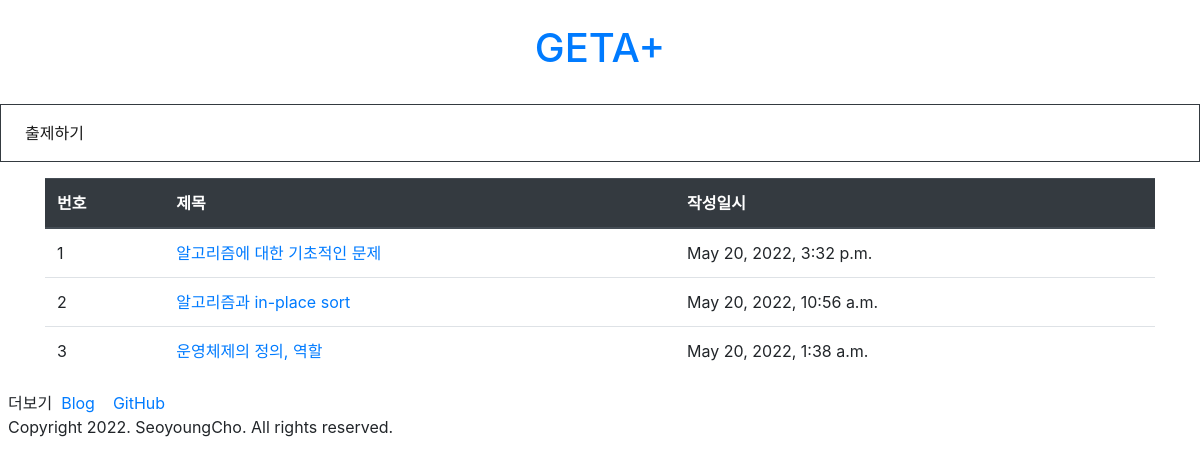
/questions/, run on an earlier commit of the app's database.
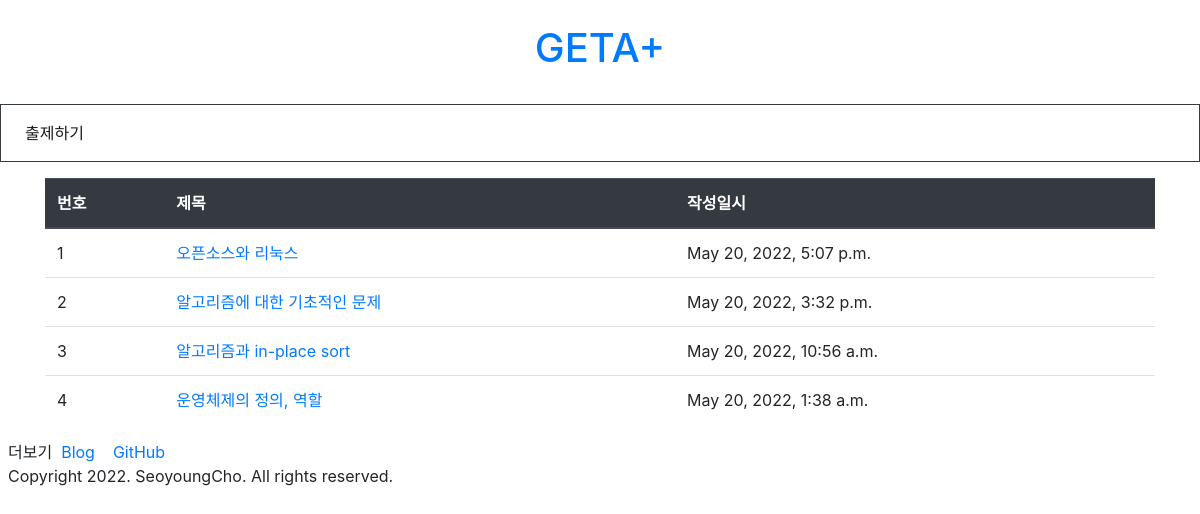
And on a later commit of the database.
### questions/models.py (models this page shows)
class Question(models.Model):
    title = models.CharField(max_length = 200)
    subject = models.CharField(max_length = 50)
    create_date = models.DateTimeField()
    content = models.TextField()
    ans1 = models.TextField()
    ans2 = models.TextField()
    ans3 = models.TextField()
    ans4 = models.TextField()
    ans = models.TextField()

### questions/views.py (the view)
# urls.py: path('', views.list, name='list'),
def list(request):
    question_list = Question.objects.order_by('-create_date')
    context = {'question_list' : question_list}
    return render(request,'questions/questions.html',context)

### templates/questions/questions.html (shortened to what this page needs)
<!DOCTYPE html>
<html>
<head>
	{% load static %}
	<link rel="stylesheet" type="text/css" href="{% static 'bootstrap.min.css' %}">
</head>
	<div>
		<div class="py-4 text-center">
  			<header>
  				<h1><a class="text-decoration-none" href="./">GETA+</a></h1>
  			</header>
   		</div>
   		<div class="border border-dark">
			<nav class="navbar navbar-expand-lg navbar-light">
				<div class="collapse navbar-collapse" id="navbarNav">
				<ul class="navbar-nav">
            		<li class="nav-item active">
						<a class="nav-link" href="./create">출제하기</a>
					</li>
        		</ul>
				</div>
			</nav>
		</div>
        <div class='container my-3'>
			<table class="table table-hover">
				<thead>
					<tr class="thead-dark">
					<th>번호</th>
					<th>제목</th>
					<th>작성일시</th>
				</tr>
				</thead>
				<tbody>
					{% if question_list %}
					{% for question in question_list %}
					<tr>
						<td>{{ forloop.counter }}</td>
						<td><a href="./question/{{question.id}}">{{question.title}}</a></td>
						<td>{{ question.create_date }}</td>
					</tr>
					{% endfor %}
					{% else %}
					<tr>
						<td colspan="3">질문이 없습니다.</td>
					</tr>
					{% endif %}
				</tbody>
			</table>
		</div>
        <div class='m-2'>
        <div>
            더보기&nbsp;
        	<a href='https://stonesy927.tistory.com/' target='_blank'>
            Blog
        	</a>
        	<a href='https://github.com/ChoSeoyoung' target='_blank'>
            GitHub
        	</a>
      	</div>
		<div>
        Copyright 2022. SeoyoungCho. All rights reserved.
      	</div>
    	</div>
	</div>
</body>
</html>

What changed in the data, as far as the page shows it:
added Question: title "오픈소스와 리눅스", create_date "May 20, 2022, 5:07 p.m."
